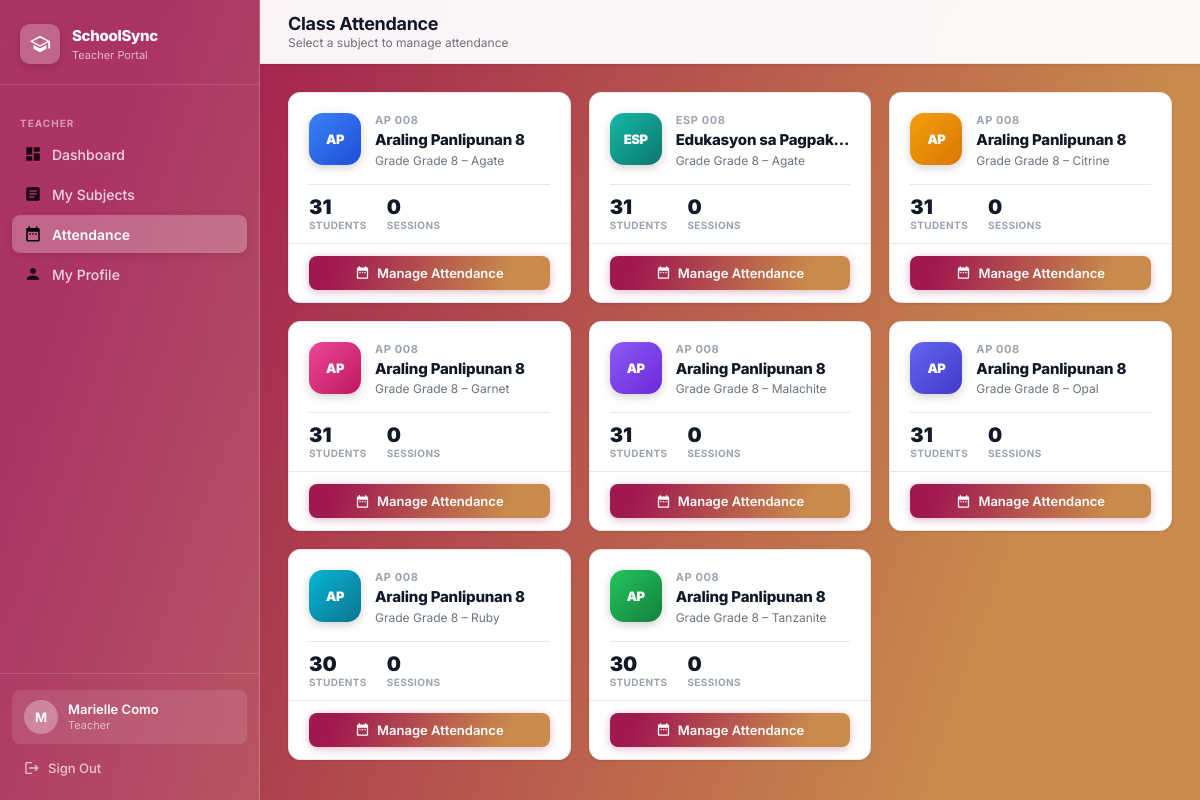
The page /teacher/attendance (signed in) on the database its author committed.
### tables this page shows
CREATE TABLE sections (
        id INTEGER PRIMARY KEY AUTOINCREMENT,
        grade_level TEXT NOT NULL, section_name TEXT NOT NULL, adviser_id INTEGER, student_limit INTEGER DEFAULT 40, strand_id INTEGER REFERENCES strands(id) ON DELETE SET NULL,
        FOREIGN KEY (adviser_id) REFERENCES teachers(id) ON DELETE SET NULL);

### app.py (the view)
@app.route('/teacher/attendance')
@teacher_required
def teacher_attendance_home():
    tid  = session['teacher_id']
    conn = get_db()
    assignments = conn.execute(
        "SELECT DISTINCT sc.section_id, sc.subject_id, "
        "sec.section_name, sec.grade_level, sub.subject_name, sub.subject_code, "
        "(SELECT COUNT(*) FROM students s WHERE s.section_id=sc.section_id AND s.enrollment_status=\'Enrolled\') AS student_count, "
        "(SELECT COUNT(*) FROM attendance_events ae WHERE ae.section_id=sc.section_id AND ae.subject_id=sc.subject_id AND ae.teacher_id=?) AS event_count "
        "FROM schedules sc "
        "JOIN sections sec ON sc.section_id=sec.id "
        "JOIN subjects sub ON sc.subject_id=sub.id "
        "WHERE sc.teacher_id=? ORDER BY sec.grade_level, sec.section_name, sub.subject_name",
        (tid, tid)
    ).fetchall()
    conn.close()
    return render_template('teacher_attendance_home.html', assignments=assignments)

### app.py (called while the page is built)
def get_db():
    conn = sqlite3.connect(DATABASE)
    conn.row_factory = sqlite3.Row
    conn.execute("PRAGMA foreign_keys = ON")
    return conn

def teacher_required(f):
    @wraps(f)
    def decorated(*args, **kwargs):
        if 'teacher_id' not in session:
            return redirect(url_for('login'))
        return f(*args, **kwargs)
    return decorated

### templates/teacher_attendance_home.html (shortened to what this page needs)
{% extends "portal_layout.html" %}
{% block page_title %}Class Attendance{% endblock %}
{% block page_subtitle %}Select a subject to manage attendance{% endblock %}
{% block content %}
{% set GRADIENTS = [
  'linear-gradient(135deg,#3b82f6,#1d4ed8)',
  'linear-gradient(135deg,#14b8a6,#0f766e)',
  'linear-gradient(135deg,#f59e0b,#d97706)',
  'linear-gradient(135deg,#ec4899,#be185d)',
  'linear-gradient(135deg,#8b5cf6,#6d28d9)',
  'linear-gradient(135deg,#6366f1,#4338ca)',
  'linear-gradient(135deg,#06b6d4,#0e7490)',
  'linear-gradient(135deg,#22c55e,#15803d)',
  'linear-gradient(135deg,#f97316,#c2410c)',
  'linear-gradient(135deg,#0ea5e9,#0369a1)',
  'linear-gradient(135deg,#10b981,#065f46)',
  'linear-gradient(135deg,#ef4444,#b91c1c)'
] %}
{% if assignments %}
<div class="subj-grid">
  {% for a in assignments %}
  <div class="subj-card">
    <div class="subj-card-top">
      <div class="subj-icon" style="background:{{ GRADIENTS[loop.index0 % 12] }};">
        {{ a.subject_code[:3] if a.subject_code else '??' }}
      </div>
      <div class="subj-info">
        <div class="subj-code">{{ a.subject_code }}</div>
        <div class="subj-name" title="{{ a.subject_name }}">{{ a.subject_name }}</div>
        <div class="subj-section">Grade {{ a.grade_level }} – {{ a.section_name }}</div>
      </div>
    </div>
    <div class="subj-divider"></div>
    <div class="subj-stats">
      <div class="subj-stat">
        <div class="subj-stat-val">{{ a.student_count }}</div>
        <div class="subj-stat-lbl">Students</div>
      </div>
      <div class="subj-stat">
        <div class="subj-stat-val">{{ a.event_count }}</div>
        <div class="subj-stat-lbl">Sessions</div>
      </div>
    </div>
    <div class="subj-footer">
      <a href="{{ url_for('teacher_attendance_sheet', sec_id=a.section_id, sub_id=a.subject_id) }}"
         class="btn btn-primary" style="width:100%;justify-content:center;">
        <svg viewBox="0 0 24 24" fill="currentColor"><path d="M9 11H7v2h2v-2zm4 0h-2v2h2v-2zm4 0h-2v2h2v-2zm2-7h-1V2h-2v2H8V2H6v2H5c-1.11 0-1.99.9-1.99 2L3 20c0 1.1.89 2 2 2h14c1.1 0 2-.9 2-2V6c0-1.1-.9-2-2-2zm0 16H5V9h14v11z"/></svg>
        Manage Attendance
      </a>
    </div>
  </div>
  {% endfor %}
</div>
{% endif %}
{% endblock %}

### static/css/style.css (style rules this page uses)
:root { --brand-gradient: linear-gradient(109deg, rgba(160,24,80,1) 11.2%, rgba(201,138,75,1) 81.7%); --blue-course: linear-gradient(90deg, rgba(46,129,211,1) 0%, rgba(25,70,171,1) 100%); --teal-course: linear-gradient(90deg, rgba(76,187,149,1) 0%, rgba(38,117,105,1) 100%); --yellow-course: linear-gradient(90deg, rgba(241,218,0,1) 0%, rgba(233,164,0,1) 100%); --pink-course: linear-gradient(90deg, rgba(208,53,141,1) 0%, rgba(131,10,78,1) 100%); --dark-teal-course: linear-gradient(90deg, rgba(107,53,202,1) 0%, rgba(72,23,155,1) 100%); --medium-blue-course: linear-gradient(90deg, rgba(56,61,201,1) 0%, rgba(19,21,128,1) 100%); --mint-green-course: linear-gradient(90deg, rgba(87,209,218,1) 0%, rgba(41,123,146,1) 100%); --green-course: linear-gradient(90deg, rgba(87,219,56,1) 0%, rgba(52,164,50,1) 100%); --orange-course: linear-gradient(90deg, rgba(235,154,48,1) 0%, rgba(218,86,15,1) 100%); --slate-blue-course: linear-gradient(90deg, rgba(50,103,153,1) 0%, rgba(18,57,96,1) 100%); --dark-green-course: linear-gradient(90deg, rgba(49,123,100,1) 0%, rgba(22,71,79,1) 100%); --orange-red-course: linear-gradient(90deg, #f26a21 0%, #c0392b 100%); --sidebar-width: 260px; --header-height: 64px; --radius-sm: 8px; --radius-md: 12px; --radius-lg: 16px; --shadow-sm: 0 1px 3px rgba(0,0,0,.08), 0 1px 2px rgba(0,0,0,.04); --shadow-md: 0 4px 12px rgba(0,0,0,.10), 0 2px 4px rgba(0,0,0,.06); --shadow-lg: 0 10px 30px rgba(0,0,0,.14), 0 4px 8px rgba(0,0,0,.08); --text-primary: #111827; --text-secondary: #6b7280; --text-muted: #9ca3af; --border: #e5e7eb; --bg-page: #f3f4f6; --bg-white: #ffffff; --danger: #ef4444; --success: #22c55e; }
*,*::before,*::after { box-sizing:border-box;margin:0;padding:0 }
html { scroll-behavior:smooth }
body { font-family:'Inter',sans-serif;font-size:14px;color:var(--text-primary);background:var(--brand-gradient);min-height:100vh;-webkit-font-smoothing:antialiased }
a { text-decoration:none;color:inherit }
.btn { display:inline-flex;align-items:center;gap:7px;padding:9px 16px;border-radius:var(--radius-sm);font-family:'Inter',sans-serif;font-size:13px;font-weight:600;cursor:pointer;border:none;transition:opacity .2s,transform .15s,box-shadow .2s;white-space:nowrap }
.btn svg { width:15px;height:15px }
.btn-primary { background:var(--brand-gradient);color:white;box-shadow:0 2px 8px rgba(160,24,80,.3) }

### templates/teacher_attendance_home.html (style rules this page uses)
.subj-grid { display:grid;grid-template-columns:repeat(auto-fill,minmax(270px,1fr));gap:18px; }
.subj-card { background:var(--bg-white);border:1px solid var(--border);border-radius:var(--radius-md); box-shadow:var(--shadow-sm);display:flex;flex-direction:column; transition:box-shadow .2s,transform .2s;overflow:hidden; }
.subj-card-top { padding:20px 20px 16px;display:flex;align-items:flex-start;gap:14px; }
.subj-icon { width:52px;height:52px;border-radius:14px;flex-shrink:0; display:flex;align-items:center;justify-content:center; font-size:13px;font-weight:900;color:white;letter-spacing:-.5px; box-shadow:0 3px 10px rgba(0,0,0,.18); }
.subj-info { flex:1;min-width:0; }
.subj-code { font-size:11px;font-weight:700;text-transform:uppercase;letter-spacing:.6px; color:var(--text-muted);margin-bottom:3px; }
.subj-name { font-size:15px;font-weight:800;color:var(--text-primary);letter-spacing:-.2px; line-height:1.3;white-space:nowrap;overflow:hidden;text-overflow:ellipsis; }
.subj-section { font-size:12px;color:var(--text-secondary);margin-top:3px; }
.subj-divider { height:1px;background:var(--border);margin:0 20px; }
.subj-stats { padding:12px 20px;display:flex;gap:20px; }
.subj-stat { display:flex;flex-direction:column;gap:2px; }
.subj-stat-val { font-size:20px;font-weight:900;color:var(--text-primary);line-height:1; }
.subj-stat-lbl { font-size:10px;font-weight:700;text-transform:uppercase;letter-spacing:.4px;color:var(--text-muted); }
.subj-footer { padding:12px 20px;border-top:1px solid var(--border); }

### rows shown on the page
sections: subject_code "ESP", subject_code "ESP 008", subject_name "Edukasyon sa Pagpak…", grade_level "Grade 8", section_name "Agate", student_count "31", event_count "0"

### other values the page prints
{{ session.teacher_name[0]|upper }} "M"
{{ session.get('teacher_name') or session.get('student_name') or 'User' }} "Marielle Como"
{{ a.subject_code[:3] if a.subject_code else '??' }} "AP" "AP" "AP" "AP" "AP" "AP" "AP"
{{ a.subject_code }} "AP 008" "AP 008" "AP 008" "AP 008" "AP 008" "AP 008" "AP 008"
{{ a.subject_name }} "Araling Panlipunan 8" "Araling Panlipunan 8" "Araling Panlipunan 8" "Araling Panlipunan 8" "Araling Panlipunan 8" "Araling Panlipunan 8" "Araling Panlipunan 8"
{{ a.grade_level }} "Grade 8" "Grade 8" "Grade 8" "Grade 8" "Grade 8" "Grade 8" "Grade 8"
{{ a.section_name }} "Agate" "Citrine" "Garnet" "Malachite" "Opal" "Ruby" "Tanzanite"
{{ a.student_count }} "31" "31" "31" "31" "31" "30" "30"
{{ a.event_count }} "0" "0" "0" "0" "0" "0" "0"
